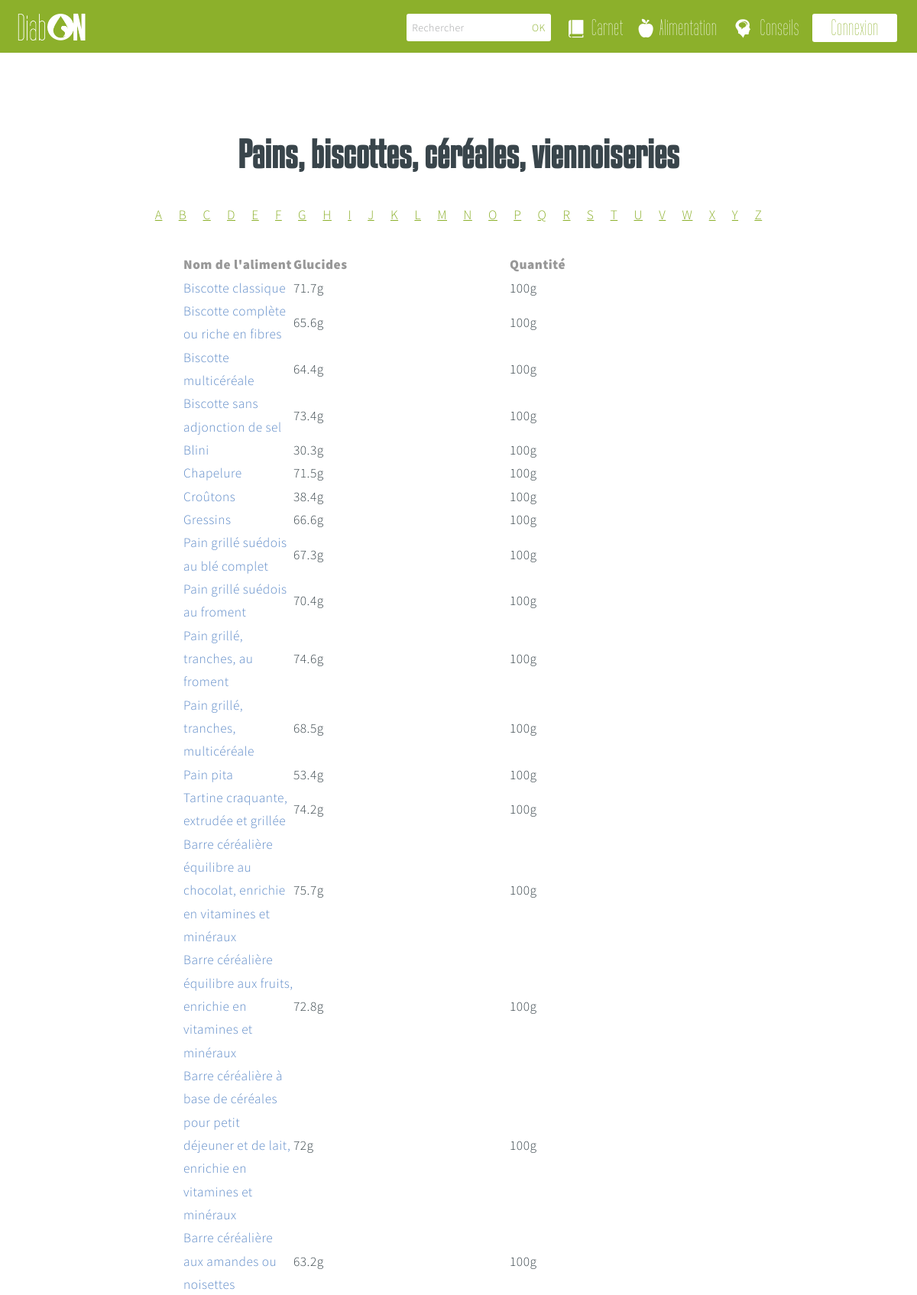
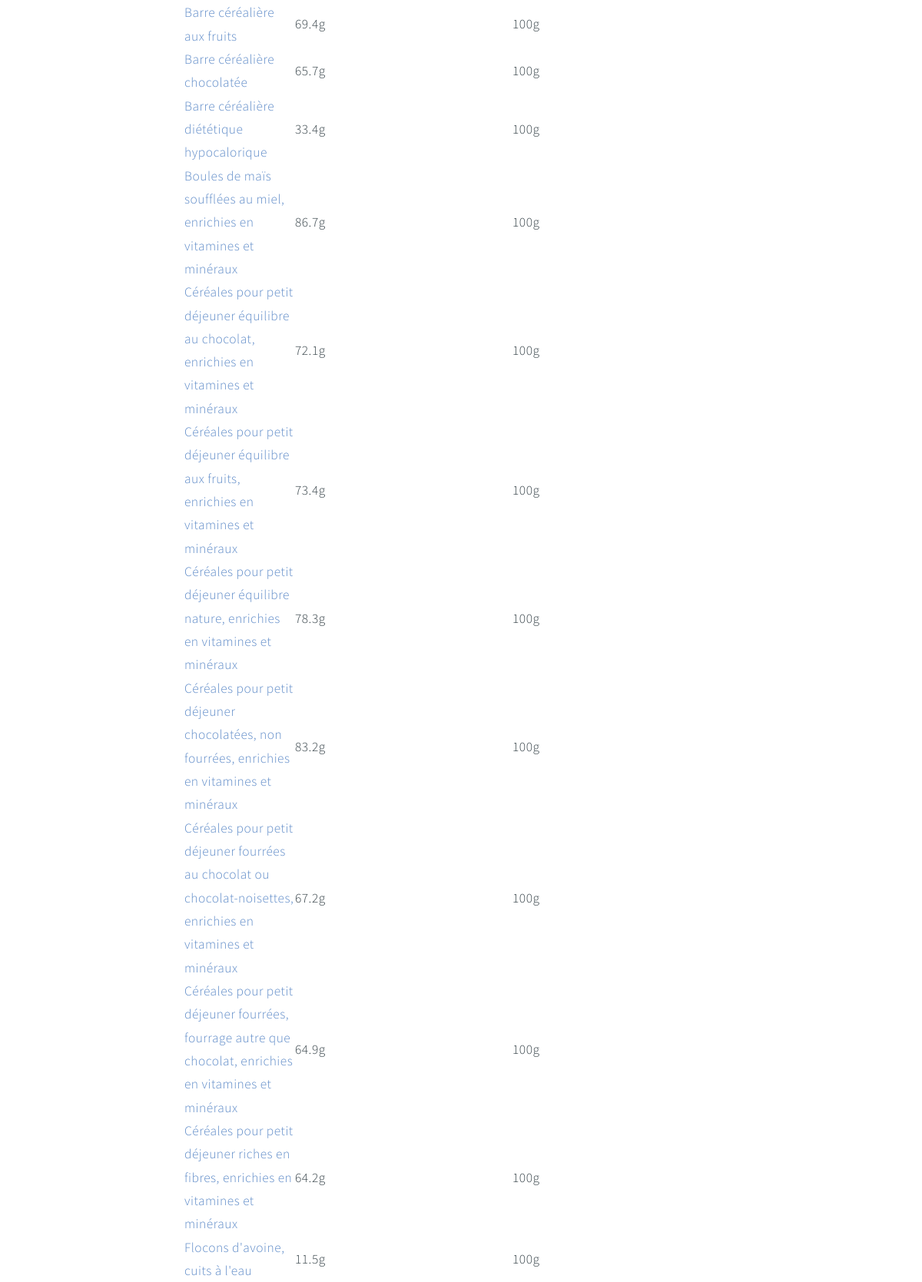
/alimentation/catalogue/pains-biscottes-cereales-viennoiseries/ (upper part), run on the app's committed database (2 pictures, top to bottom).
### core/models.py (models this page shows, shortened)
class Food(models.Model):
	name = models.CharField(max_length=200)
	slug = models.SlugField(max_length=200)
	weight = models.IntegerField()
	glucide = models.IntegerField()
	category = models.ForeignKey('Category')

### core/views.py (the view)
# urls.py: url(r'^alimentation/catalogue/pains-biscottes-cereales-viennoiseries/$', 'core.views.pain', name='pain'),
def pain(request):
	aliments = Food.objects.filter(category_id='1')
	category = 'Pains, biscottes, céréales, viennoiseries'
	return render_to_response('sub_content/aliments/sortedFood.html',{'aliments':aliments, 'category':category})

### templates/sub_content/aliments/sortedFood.html (shortened to what this page needs)
{% extends "layout/base.html" %}
{% block content %}
	<section id="work" class="main style3 primary">
		<div class="content container">
			<header>
				<h2>{{category}}</h2>
			</header>
				<nav id="catalogue-alphabetique">
                    <ul>
                        <li><a href="sub_content/aliments/lettre-a.html">A</a></li>
                        <li><a href="sub_content/aliments/lettre-b.html">B</a></li>
                        <li><a href="sub_content/aliments/lettre-c.html">C</a></li>
                        <li><a href="sub_content/aliments/lettre-d.html">D</a></li>
                        <li><a href="sub_content/aliments/lettre-e.html">E</a></li>
                        <li><a href="sub_content/aliments/lettre-f.html">F</a></li>
                        <li><a href="sub_content/aliments/lettre-g.html">G</a></li>
                        <li><a href="sub_content/aliments/lettre-h.html">H</a></li>
                        <li><a href="sub_content/aliments/lettre-i.html">I</a></li>
                        <li><a href="sub_content/aliments/lettre-j.html">J</a></li>
                        <li><a href="sub_content/aliments/lettre-k.html">K</a></li>
                        <li><a href="sub_content/aliments/lettre-l.html">L</a></li>
                        <li><a href="sub_content/aliments/lettre-m.html">M</a></li>
                        <li><a href="sub_content/aliments/lettre-n.html">N</a></li>
                        <li><a href="sub_content/aliments/lettre-o.html">O</a></li>
                        <li><a href="sub_content/aliments/lettre-p.html">P</a></li>
                        <li><a href="sub_content/aliments/lettre-q.html">Q</a></li>
                        <li><a href="sub_content/aliments/lettre-r.html">R</a></li>
                        <li><a href="sub_content/aliments/lettre-s.html">S</a></li>
                        <li><a href="sub_content/aliments/lettre-t.html">T</a></li>
                        <li><a href="sub_content/aliments/lettre-u.html">U</a></li>
                        <li><a href="sub_content/aliments/lettre-v.html">V</a></li>
                        <li><a href="sub_content/aliments/lettre-w.html">W</a></li>
                        <li><a href="sub_content/aliments/lettre-x.html">X</a></li>
                        <li><a href="sub_content/aliments/lettre-y.html">Y</a></li>
                        <li><a href="sub_content/aliments/lettre-z.html">Z</a></li>
                    </ul>
                </nav>
                <div class="container 75% tri-result">
                	<div class="table catalogue">
					    <table class="full">
					        <tr class="table-title">
					            <td>Nom de l'aliment</td>
					            <td>Glucides</td>
					            <td>Quantité</td>
					        </tr>
                            {% for aliment in aliments %}
					        <tr>
					            <td class="label"><a href="{% url 'alimentdetails' aliment.slug %}" > {{aliment.name}} </a></td>
					            <td>{{aliment.glucide}}g</td>
					            <td>{{aliment.weight}}g</td>
					        </tr>
                            {% endfor %}
					    </table>
					</div>
                </div>
        </div>
	</section>
{% endblock content %}

### templates/layout/base.html (shortened to what this page needs)
<!DOCTYPE HTML>
<html>
	<head>
		<link rel="stylesheet" href="/static/css/skel.css" />
		<link rel="stylesheet" href="/static/css/style.css" />
		<link rel="stylesheet" href="/static/css/style-wide.css" />
		<link rel="stylesheet" href="/static/css/style-normal.css" />
		<link rel="stylesheet" href="/static/css/page-alimentation.css" />
		<link rel="stylesheet" href="/static/css/calendar.css" />
		<link rel="stylesheet" href="/static/css/calendar-custom.css" />
		<link rel="stylesheet" href="//cdnjs.cloudflare.com/ajax/libs/morris.js/0.5.1/morris.css">
		<link rel="stylesheet" href="/static/css/page-carnet.css" />
		<link rel="stylesheet" href="/static/css/magnific-popup.css" />
	</head>
	<body>
			<header id="header">
					<h1 id="logo">
						<a href={% url 'home' %}>
							<img src="/static/images/logo2.png" alt="Diab'On" title="Accueil" />
					</h1>
					<nav role="navigation" id="navigation">
						<ul>
							<li id="nav-barre-recherche">
								<form id="nav-search" action="recherche.php">
									<input type="text" placeholder="Rechercher" name="nav-text-search" />
									<input type="submit" value="OK" />
								</form>
							</li>
							<li><a href={% url 'carnet' %}>
								<span class="flaticon-book118"></span>Carnet
							</a></li>
							<li><a href={% url 'alimentation' %}>
								<span class="flaticon-apple55"></span>Alimentation
							</a></li>
							<li><a href={% url 'conseils' %}>
								<span class="flaticon-bald23"></span>Conseils
							</a></li>
							<li id="connexion"><a href={% url 'connexion' %}>Connexion</a></li>
						</ul>
					</nav>
			</header>
		    <div id="content">
		    	{% block content %}{% endblock content %}
		    </div>
	</body>
</html>

### static/css/skel.css (style rules this page uses)
html,body,div,span,applet,object,iframe,h1,h2,h3,h4,h5,h6,p,blockquote,pre,a,abbr,acronym,address,big,cite,code,del,dfn,em,img,ins,kbd,q,s,samp,small,strike,strong,sub,sup,tt,var,b,u,i,center,dl,dt,dd,ol,ul,li,fieldset,form,label,legend,table,caption,tbody,tfoot,thead,tr,th,td,article,aside,canvas,details,embed,figure,figcaption,footer,header,hgroup,menu,nav,output,ruby,section,summary,time,mark,audio,video { margin:0;padding:0;border:0;font-size:100%;font:inherit;vertical-align:baseline; }
article,aside,details,figcaption,figure,footer,header,hgroup,menu,nav,section { display:block; }
body { line-height:1; }
ol,ul { list-style:none; }
table { border-collapse:collapse;border-spacing:0; }
body { -webkit-text-size-adjust:none }
*, *:before, *:after { -moz-box-sizing: border-box; -webkit-box-sizing: border-box; box-sizing: border-box; }
.container { margin-left: auto; margin-right: auto; width: 1200px; }
.container.\37 5\25 { width: 900px; }

### static/css/style-wide.css (style rules this page uses)
body,input,textarea,select { font-size: 17pt; }

### static/css/style-normal.css (style rules this page uses)
body,input,textarea,select { font-size: 15pt; }

### static/css/page-alimentation.css (style rules this page uses)
body { padding-top: 8em; }
#header { position: fixed; z-index: 10000; left: 0; top: 0; width: 100%; background: #8cb02b; background: rgba(140,176,43,0.95); height: 5em; line-height: 3em; box-shadow: 0 0 0.15em 0 rgba(0,0,0,0.1); }
form#nav-search input[type="submit"] { width: inherit; background: white; border-radius: 0 3px 3px 0; color: #8cb02b; height: 3em; font-size: 0.8em; padding: 0 1em; display: block; width: 3.5em; line-height: initial; }

### static/css/page-carnet.css (style rules this page uses)
body { padding-top: 8em; }

### static/css/style-narrow.css (style rules this page uses)
body,input,textarea,select { font-size: 13pt; }

### data on the page
Food: name "Biscotte classique", glucide "71.7", weight "100"
Food: name "Biscotte complète ou riche en fibres", glucide "65.6", weight "100"
Food: name "Biscotte multicéréale", glucide "64.4", weight "100"
Food: name "Biscotte sans adjonction de sel", glucide "73.4", weight "100"
Food: name "Blini", glucide "30.3", weight "100"
Food: name "Chapelure", glucide "71.5", weight "100"
Food: name "Croûtons", glucide "38.4", weight "100"
Food: name "Gressins", glucide "66.6", weight "100"
Food: name "Pain grillé suédois au blé complet", glucide "67.3", weight "100"
Food: name "Pain grillé suédois au froment", glucide "70.4", weight "100"
Food: name "Pain grillé, tranches, au froment", glucide "74.6", weight "100"
Food: name "Pain grillé, tranches, multicéréale", glucide "68.5", weight "100"
Food: name "Pain pita", glucide "53.4", weight "100"
Food: name "Tartine craquante, extrudée et grillée", glucide "74.2", weight "100"
Food: name "Barre céréalière équilibre au chocolat, enrichie en vitamines et minéraux", glucide "75.7", weight "100"
Food: name "Barre céréalière équilibre aux fruits, enrichie en vitamines et minéraux", glucide "72.8", weight "100"
Food: name "Barre céréalière à base de céréales pour petit déjeuner et de lait, enrichie en vitamines et minéraux", glucide "72", weight "100"
Food: name "Barre céréalière aux amandes ou noisettes", glucide "63.2", weight "100"
Food: name "Barre céréalière aux fruits", glucide "69.4", weight "100"
Food: name "Barre céréalière chocolatée", glucide "65.7", weight "100"
Food: name "Barre céréalière diététique hypocalorique", glucide "33.4", weight "100"
Food: name "Boules de maïs soufflées au miel, enrichies en vitamines et minéraux", glucide "86.7", weight "100"
Food: name "Céréales pour petit déjeuner équilibre au chocolat, enrichies en vitamines et minéraux", glucide "72.1", weight "100"
Food: name "Céréales pour petit déjeuner équilibre aux fruits, enrichies en vitamines et minéraux", glucide "73.4", weight "100"
Food: name "Céréales pour petit déjeuner équilibre nature, enrichies en vitamines et minéraux", glucide "78.3", weight "100"
Food: name "Céréales pour petit déjeuner chocolatées, non fourrées, enrichies en vitamines et minéraux", glucide "83.2", weight "100"
Food: name "Céréales pour petit déjeuner fourrées au chocolat ou chocolat-noisettes, enrichies en vitamines et minéraux", glucide "67.2", weight "100"
Food: name "Céréales pour petit déjeuner fourrées, fourrage autre que chocolat, enrichies en vitamines et minéraux", glucide "64.9", weight "100"
Food: name "Céréales pour petit déjeuner riches en fibres, enrichies en vitamines et minéraux", glucide "64.2", weight "100"
Food: name "Flocons d'avoine, cuits à l'eau", glucide "11.5", weight "100"

### other printed values
{{ category }} "Pains, biscottes, céréales, viennoiseries"
